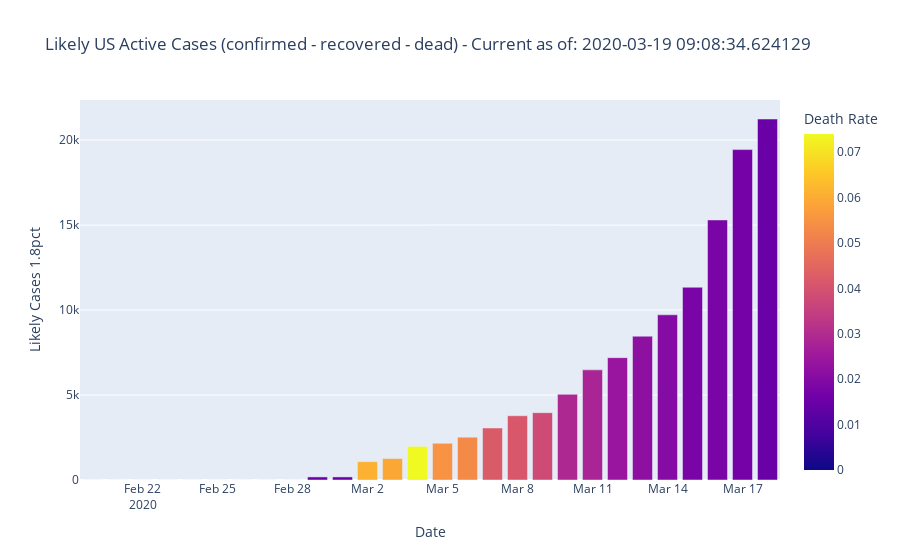

This figure's notebook cell:
### Code cell
us_chart = px.bar(us_totals[us_totals['Date'] >= '2020-02-20'], 
    x="Date", y="Likely Cases 1.8pct", color="Death Rate", 
    title="Likely US Active Cases (confirmed - recovered - dead) - Current as of: "+str(NOW), 
    )
us_chart.show()

### Figure 1 — Plotly figure (JSON) as saved in the notebook; plotly's stock layout.template omitted (floating-point values rounded to 4 significant figures)
{"data": [{"alignmentgroup": "True", "hoverlabel": {"namelength": 0}, "hovertemplate": "Date=%{x}<br>Likely Cases 1.8pct=%{y}<br>Death Rate=%{marker.color}", "legendgroup": "", "marker": {"color": [0, 0, 0, 0, 0, 0, 0, 0, 0, 0.015, 0.014, 0.061, 0.059, 0.074, 0.055, 0.053, 0.042, 0.041, 0.038, 0.029, 0.028, 0.024, 0.022, 0.02, 0.018, 0.018, 0.017, 0.015], "coloraxis": "coloraxis"}, "name": "", "offsetgroup": "", "orientation": "v", "showlegend": false, "textposition": "auto", "type": "bar", "x": ["2020-02-20T00:00:00", "2020-02-21T00:00:00", "2020-02-22T00:00:00", "2020-02-23T00:00:00", "2020-02-24T00:00:00", "2020-02-25T00:00:00", "2020-02-26T00:00:00", "2020-02-27T00:00:00", "2020-02-28T00:00:00", "2020-02-29T00:00:00", "2020-03-01T00:00:00", "2020-03-02T00:00:00", "2020-03-03T00:00:00", "2020-03-04T00:00:00", "2020-03-05T00:00:00", "2020-03-06T00:00:00", "2020-03-07T00:00:00", "2020-03-08T00:00:00", "2020-03-09T00:00:00", "2020-03-10T00:00:00", "2020-03-11T00:00:00", "2020-03-12T00:00:00", "2020-03-13T00:00:00", "2020-03-14T00:00:00", "2020-03-15T00:00:00", "2020-03-16T00:00:00", "2020-03-17T00:00:00", "2020-03-18T00:00:00"], "xaxis": "x", "y": [0, 0, 0, 0, 0, 0, 0, 0, 0, 180, 180, 1080, 1260, 1980, 2160, 2520, 3060, 3780, 3960, 5040, 6480, 7200, 8460, 9720, 11340, 15300, 19440, 21240], "yaxis": "y"}], "layout": {"autosize": true, "barmode": "relative", "coloraxis": {"colorbar": {"title": {"text": "Death Rate"}}, "colorscale": [[0, "#0d0887"], [0.1111, "#46039f"], [0.2222, "#7201a8"], [0.3333, "#9c179e"], [0.4444, "#bd3786"], [0.5556, "#d8576b"], [0.6667, "#ed7953"], [0.7778, "#fb9f3a"], [0.8889, "#fdca26"], [1, "#f0f921"]]}, "legend": {"tracegroupgap": 0}, "title": {"text": "Likely US Active Cases (confirmed - recovered - dead) - Current as of: 2020-03-19 09:08:34.624129"}, "xaxis": {"anchor": "y", "autorange": true, "domain": [0, 1], "range": ["2020-02-19 12:00", "2020-03-18 12:00"], "title": {"text": "Date"}, "type": "date"}, "yaxis": {"anchor": "x", "autorange": true, "domain": [0, 1], "range": [0, 22360.0], "title": {"text": "Likely Cases 1.8pct"}, "type": "linear"}}}
